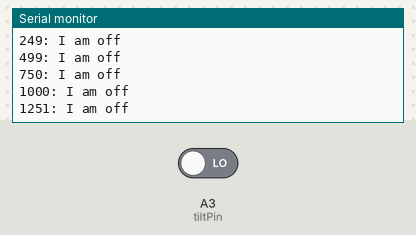
Recording of a sketch running on a simulated Arduino Uno, built with avr-gcc and run on an emulated ATmega328P. Shown: the last lines printed to the serial monitor. The inputs (shaded band) are chosen by the test bench; at power-on: A3 (tiltPin) LOW.

Above: at 1.3 s.
1.4 s: A3 (tiltPin) driven HIGH
At 1.68 s:
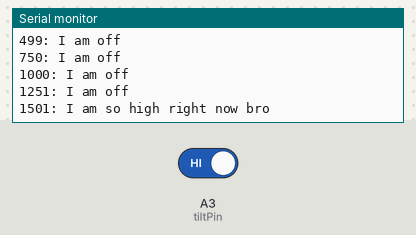
3.2 s: A3 (tiltPin) driven LOW
At 3.44 s:
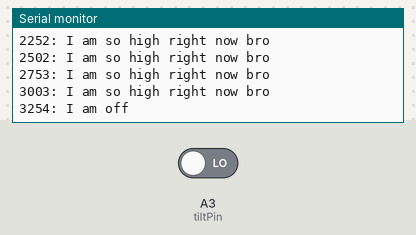

The sketch:

TiltSensorTest.ino
```cpp
int tiltPin = A3;
bool prevState = false;


void setup()
{
  // put your setup code here, to run once:

  pinMode(tiltPin, INPUT);
  Serial.begin(9600);
}

void loop()
{
  // put your main code here, to run repeatedly:
  /*
  if (prevState != digitalRead(tiltPin))
  {
    prevState = digitalRead(tiltPin);
    if (prevState)
    {
      Serial.println("Take a mooommeeennnttt");
    }
  }
  */

  if (digitalRead(tiltPin))
  {
    Serial.print(millis());
    Serial.print(": ");
    Serial.println("I am so high right now bro");
  }
  else
  {
    Serial.print(millis());
    Serial.print(": ");
    Serial.println("I am off");
  }

  delay(250);
}
```

Measured:
- after the input at 1.4 s, the serial monitor: prints a new line after 0.10 s (image 1)
- after the input at 3.2 s, the serial monitor: prints a new line after 0.06 s (image 2)
